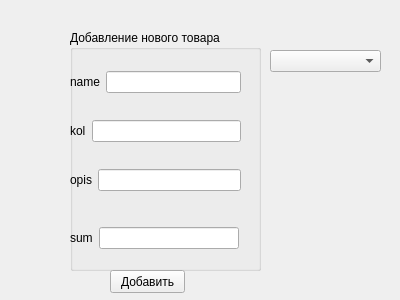
<?xml version="1.0" encoding="UTF-8"?>
<ui version="4.0">
 <class>addTov</class>
 <widget class="QWidget" name="addTov">
  <property name="geometry">
   <rect>
    <x>0</x>
    <y>0</y>
    <width>400</width>
    <height>300</height>
   </rect>
  </property>
  <property name="windowTitle">
   <string>Form</string>
  </property>
  <widget class="QGroupBox" name="groupBox">
   <property name="geometry">
    <rect>
     <x>70</x>
     <y>30</y>
     <width>191</width>
     <height>241</height>
    </rect>
   </property>
   <property name="title">
    <string>Добавление нового товара</string>
   </property>
   <widget class="QWidget" name="layoutWidget_2">
    <property name="geometry">
     <rect>
      <x>0</x>
      <y>20</y>
      <width>171</width>
      <height>164</height>
     </rect>
    </property>
    <layout class="QVBoxLayout" name="verticalLayout_2">
     <item>
      <layout class="QHBoxLayout" name="horizontalLayout_7">
       <item>
        <widget class="QLabel" name="label_8">
         <property name="text">
          <string>name</string>
         </property>
        </widget>
       </item>
       <item>
        <widget class="QLineEdit" name="nameEdit_2"/>
       </item>
      </layout>
     </item>
     <item>
      <layout class="QHBoxLayout" name="horizontalLayout_8">
       <item>
        <widget class="QLabel" name="label_9">
         <property name="text">
          <string>kol</string>
         </property>
        </widget>
       </item>
       <item>
        <widget class="QLineEdit" name="kolEdit_2"/>
       </item>
      </layout>
     </item>
     <item>
      <layout class="QHBoxLayout" name="horizontalLayout_9">
       <item>
        <widget class="QLabel" name="label_10">
         <property name="text">
          <string>opis</string>
         </property>
        </widget>
       </item>
       <item>
        <widget class="QLineEdit" name="opisEdit_2"/>
       </item>
      </layout>
     </item>
    </layout>
   </widget>
   <widget class="QWidget" name="">
    <property name="geometry">
     <rect>
      <x>0</x>
      <y>190</y>
      <width>169</width>
      <height>36</height>
     </rect>
    </property>
    <layout class="QHBoxLayout" name="horizontalLayout_10">
     <item>
      <widget class="QLabel" name="label_11">
       <property name="text">
        <string>sum</string>
       </property>
      </widget>
     </item>
     <item>
      <widget class="QLineEdit" name="sumEdit_2"/>
     </item>
    </layout>
   </widget>
  </widget>
  <widget class="QPushButton" name="pushButton">
   <property name="geometry">
    <rect>
     <x>110</x>
     <y>270</y>
     <width>75</width>
     <height>23</height>
    </rect>
   </property>
   <property name="text">
    <string>Добавить</string>
   </property>
  </widget>
  <widget class="QComboBox" name="katBox">
   <property name="geometry">
    <rect>
     <x>270</x>
     <y>50</y>
     <width>111</width>
     <height>22</height>
    </rect>
   </property>
  </widget>
 </widget>
 <resources/>
 <connections/>
</ui>
